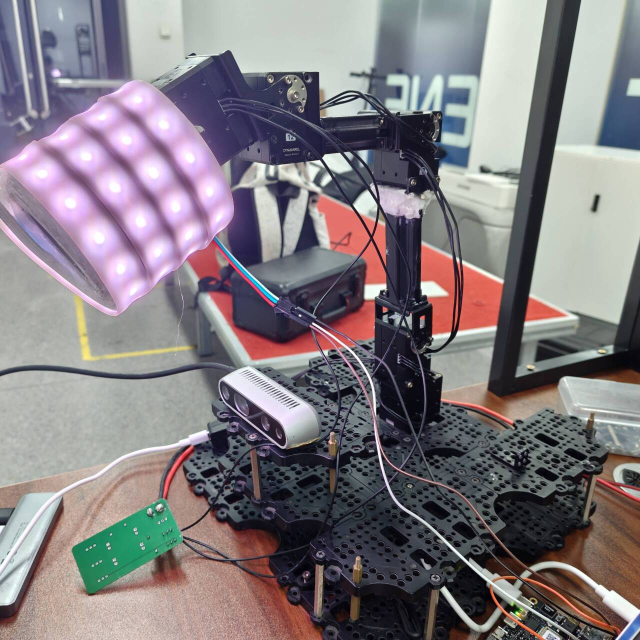
#> input picture 智能无影灯实物图.jpg, 1280 x 1280 px (shown at 1/2 size)
$ python -i shadow_detector.py   (imports and definitions only)
#> lines starting #> are read from the running program, lines starting #| are printed output that depends on the picture; after the words box and inside, x2 and y2 are one past the last pixel; in counts of white or black regions, pixels touching at a corner belong together
#> further down, picture is the input picture: shape (1280, 1280, 3); mean B, G, R 129.4, 124.6, 131.4
from __future__ import annotations

from dataclasses import dataclass

import cv2
import numpy as np


@dataclass
class ShadowRegion:
    bbox: tuple[int, int, int, int]
    center: tuple[int, int]
    area: int
    contour: np.ndarray


@dataclass
class ShadowDetectionResult:
    has_shadow: bool
    primary_shadow: ShadowRegion | None
    mask: np.ndarray | None
    regions: list[ShadowRegion]


class ShadowDetector:
    def __init__(
        self,
        min_area: int = 1200,
        darkness_threshold: int = 60,
        paper_threshold: int = 140,
        min_shadow_intensity: int = 35,
    ):
        self.min_area = min_area
        self.darkness_threshold = darkness_threshold
        self.paper_threshold = paper_threshold
        self.min_shadow_intensity = min_shadow_intensity

    def detect(self, frame: np.ndarray) -> ShadowDetectionResult:
        gray = cv2.cvtColor(frame, cv2.COLOR_BGR2GRAY)
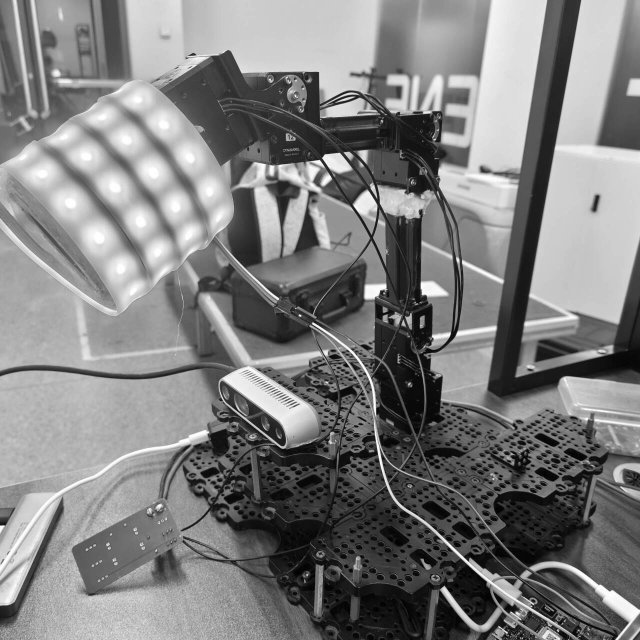
#> gray: shape (1280, 1280) (shown at 1/2 size); min 0, max 255, mean 127.2
        bright_mask = cv2.inRange(gray, self.paper_threshold, 255)
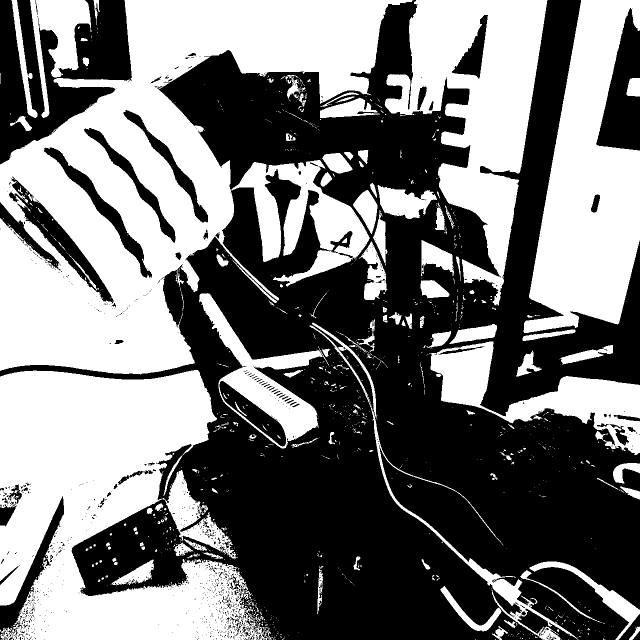
#> bright_mask: shape (1280, 1280) (shown at 1/2 size); 47.6% white; 1093 white regions (928 under 20 px)
        if cv2.countNonZero(bright_mask) < self.min_area:
            empty = np.zeros_like(gray, dtype=np.uint8)
            return ShadowDetectionResult(False, None, empty, [])

        paper_region = np.zeros_like(gray, dtype=np.uint8)
        contours, _ = cv2.findContours(bright_mask, cv2.RETR_EXTERNAL, cv2.CHAIN_APPROX_SIMPLE)
#> contours = 1026 contours, 916 with area under 20; largest, box (x1, y1, x2, y2) and area: (0, 0, 827, 749) 280548, (0, 740, 544, 1280) 185384, (1047, 0, 1280, 666) 91952, (769, 0, 1095, 611) 91518, (857, 683, 1280, 910) 31678
        if not contours:
            empty = np.zeros_like(gray, dtype=np.uint8)
            return ShadowDetectionResult(False, None, empty, [])
        largest_bright = max(contours, key=cv2.contourArea)
#> largest_bright = contour of 1677 points, box (x1, y1, x2, y2) (0, 0, 827, 749), area 280548
        x, y, w, h = cv2.boundingRect(largest_bright)
#> x = 0; y = 0; w = 827; h = 749
        paper_region[y : y + h, x : x + w] = 255

        paper_values = gray[bright_mask > 0]
        reference_intensity = float(np.percentile(paper_values, 75))
#> reference_intensity = 208
        threshold_value = max(
            self.min_shadow_intensity,
            int(reference_intensity - self.darkness_threshold),
        )
#> threshold_value = 148
        mask = cv2.inRange(gray, self.min_shadow_intensity, threshold_value)
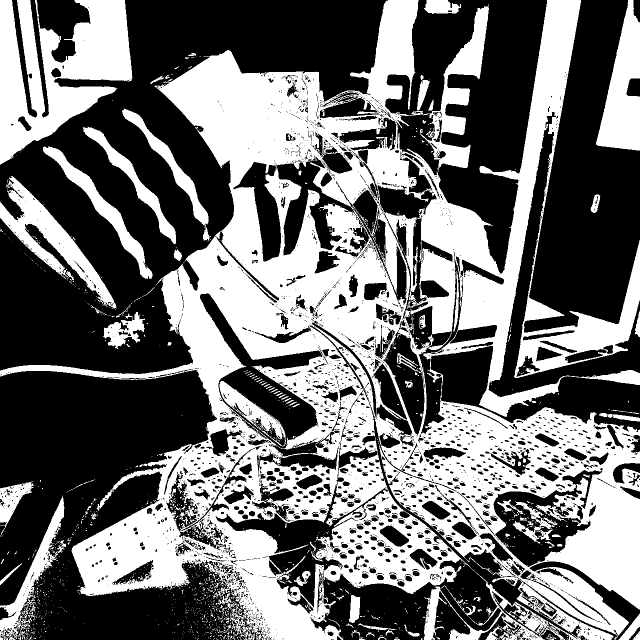
#> mask: shape (1280, 1280) (shown at 1/2 size); 44.2% white; 1646 white regions (1519 under 20 px), largest, box (x1, y1, x2, y2) and area: (0, 0, 1280, 1280) 590379, (0, 0, 265, 329) 48680, (1192, 0, 1280, 301) 15243
        mask = cv2.bitwise_and(mask, paper_region)
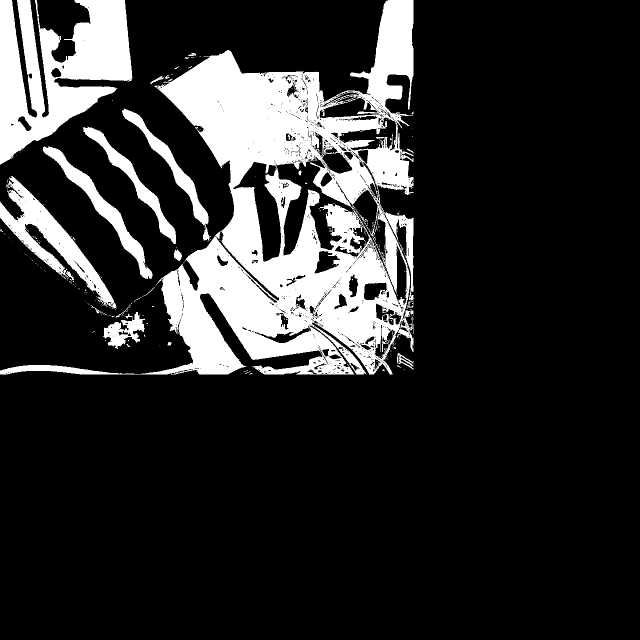
#> mask: shape (1280, 1280) (shown at 1/2 size); 17.6% white; 308 white regions (283 under 20 px), largest, box (x1, y1, x2, y2) and area: (0, 0, 827, 749) 201121, (0, 0, 265, 329) 48680, (0, 352, 233, 617) 14435
        kernel = np.ones((5, 5), dtype=np.uint8)
        mask = cv2.morphologyEx(mask, cv2.MORPH_OPEN, kernel)
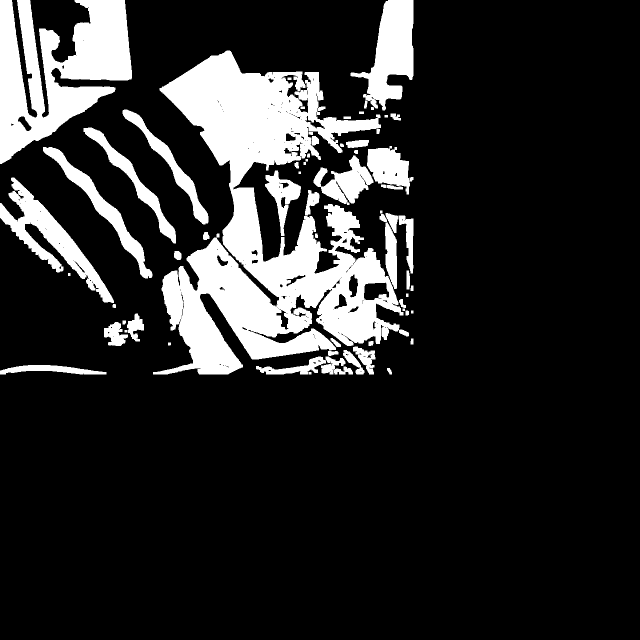
#> mask: shape (1280, 1280) (shown at 1/2 size); 16.4% white; 64 white regions, largest, box (x1, y1, x2, y2) and area: (306, 101, 818, 749) 141718, (0, 0, 264, 328) 48286, (701, 0, 827, 221) 14123
        mask = cv2.morphologyEx(mask, cv2.MORPH_CLOSE, kernel)
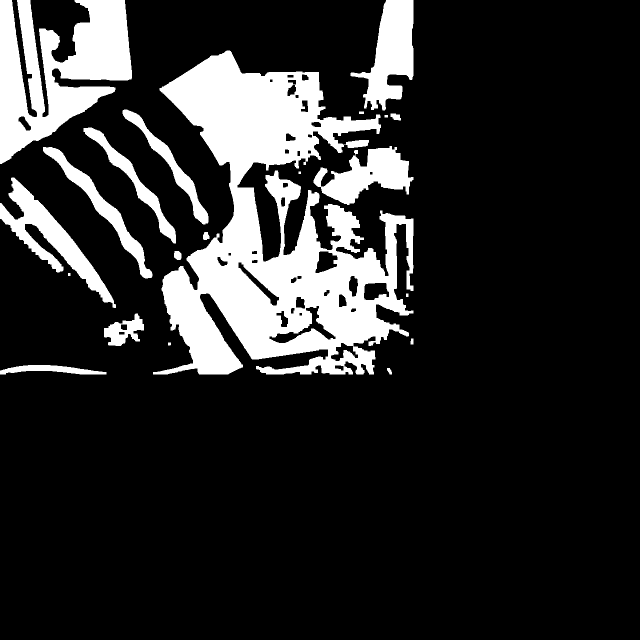
#> mask: shape (1280, 1280) (shown at 1/2 size); 16.8% white; 21 white regions
        contours, _ = cv2.findContours(mask, cv2.RETR_EXTERNAL, cv2.CHAIN_APPROX_SIMPLE)
#> contours = 21 contours, 1 with area under 20; largest, box (x1, y1, x2, y2) and area: (306, 101, 827, 749) 169588, (0, 0, 264, 328) 47510, (701, 0, 827, 221) 13852, (0, 355, 232, 616) 13372, (627, 292, 827, 410) 11204
        valid = [c for c in contours if cv2.contourArea(c) >= self.min_area]
#> valid = 10 contours; largest, box (x1, y1, x2, y2) and area: (306, 101, 827, 749) 169588, (0, 0, 264, 328) 47510, (701, 0, 827, 221) 13852, (0, 355, 232, 616) 13372, (627, 292, 827, 410) 11204
        if not valid:
            return ShadowDetectionResult(False, None, mask, [])

        regions: list[ShadowRegion] = []
        for contour in sorted(valid, key=cv2.contourArea, reverse=True):
            x, y, w, h = cv2.boundingRect(contour)
            area = int(cv2.contourArea(contour))
            regions.append(
                ShadowRegion(
                    bbox=(x, y, w, h),
                    center=(x + w // 2, y + h // 2),
                    area=area,
                    contour=contour,
                )
            )
#> this loop made 10 passes
#> (x, y, w, h, area) on passes 1 to 10: (306, 101, 521, 648, 169587), (0, 0, 264, 328, 47509), (701, 0, 126, 221, 13851), (0, 355, 232, 261, 13372), (627, 292, 200, 118, 11203), (86, 294, 219, 263, 7313), (167, 255, 185, 232, 5387), (245, 219, 172, 230, 5127), (208, 627, 80, 65, 2675), (0, 730, 213, 19, 2029)
#> after the loop, regions = 10 items

        return ShadowDetectionResult(True, regions[0], mask, regions)

>>> import cv2
>>> picture = cv2.imread('../../../智能无影灯实物图.jpg')
>>> result = ShadowDetector().detect(picture)
